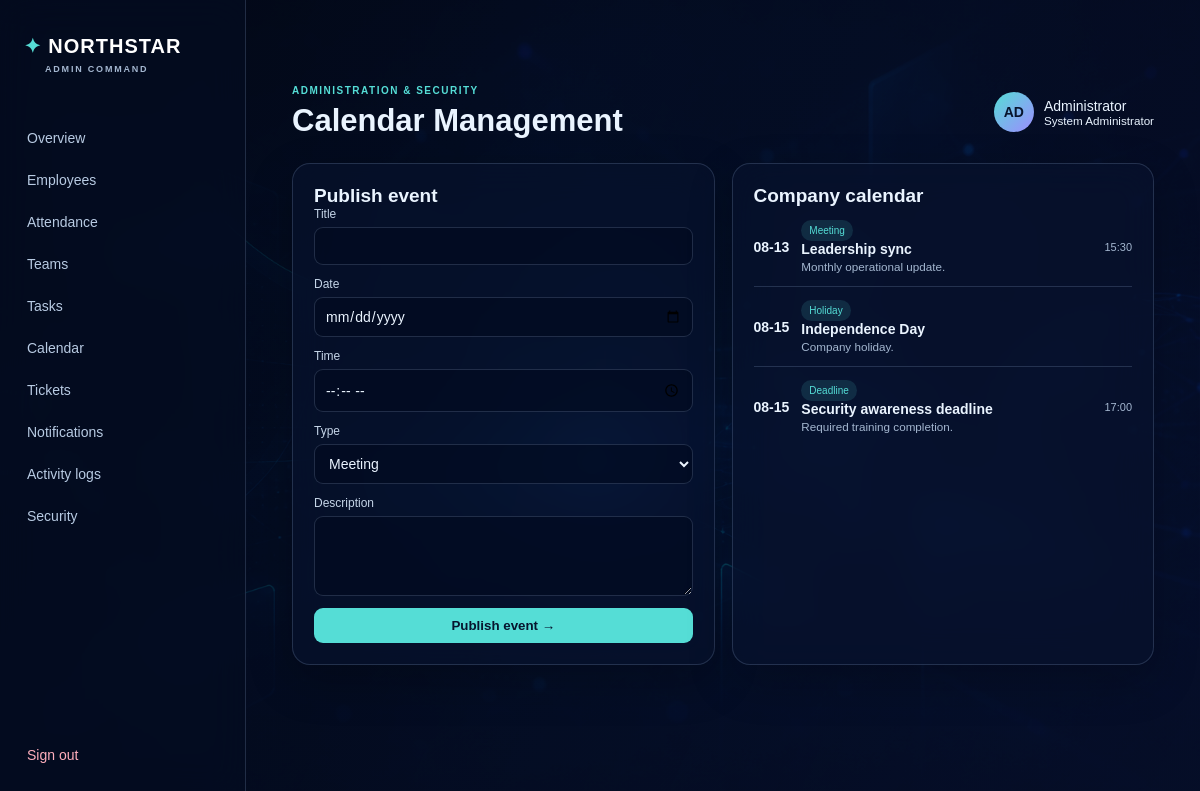
The app's page /calendar (signed in) with its own data.
### tables this page shows
CREATE TABLE calendar_events(id INTEGER PRIMARY KEY,title TEXT,event_date TEXT,event_time TEXT,event_type TEXT,description TEXT);

### admin_pjs/app.py (the view, shortened to what this page needs)
@app.route('/calendar',methods=['GET','POST'])
@admin_required
def calendar():
 return render_template('admin/calendar.html',events=rows('SELECT * FROM calendar_events ORDER BY event_date,event_time'))

### admin_pjs/app.py (called while the page is built)
def db():
 if 'db' not in g: g.db=sqlite3.connect(app.config['DATABASE']);g.db.row_factory=sqlite3.Row
 return g.db

@app.teardown_appcontext
def close(e):
 c=g.pop('db',None)
 if c:c.close()

def admin_required(f):
 @wraps(f)
 def w(*a,**k):
  if not session.get('admin_id'):return redirect(url_for('login'))
  return f(*a,**k)
 return w

def rows(q,p=()):return db().execute(q,p).fetchall()

### security_pjs/api.py (called while the page is built, shortened)
@security_api.before_app_request
def request_limit():
    if request.path.startswith('/api/security'):g.security_api_started=time.perf_counter()
    if request.path.startswith("/api/security") and request.content_length and request.content_length>config.MAX_API_BYTES:return _error("request body too large",413)

@security_api.after_app_request
def audit_api_request(response):
    if not request.path.startswith('/api/security'):return response

### admin_pjs/templates/admin/calendar.html
{% extends 'base.html' %}{% block heading %}Calendar Management{% endblock %}{% block content %}<div class="grid two"><section class="glass"><h2>Publish event</h2><form method="post" class="stack"><label>Title<input name="title" required></label><label>Date<input type="date" name="event_date" required></label><label>Time<input type="time" name="event_time"></label><label>Type<select name="event_type">{% for t in ['Meeting','Team event','Deadline','Holiday','Company event'] %}<option>{{t}}</option>{% endfor %}</select></label><label>Description<textarea name="description"></textarea></label><button>Publish event →</button></form></section><section class="glass"><h2>Company calendar</h2>{% for e in events %}<div class="row"><strong>{{e.event_date[5:]}}</strong><div><span class="badge">{{e.event_type}}</span><b>{{e.title}}</b><small>{{e.description}}</small></div><em>{{e.event_time}}</em></div>{% endfor %}</section></div>{% endblock %}

### admin_pjs/static/css/style.css (style rules this page uses)
:root { --ink:#eaf4ff;--muted:#a4b7d0;--line:rgba(183,212,255,.17);--glass:rgba(8,19,45,.67);--cyan:#55ddd6;--violet:#9d8cff;--red:#ff8298;--amber:#ffc46d }
* { box-sizing:border-box }
body { margin:0;min-height:100vh;color:var(--ink);font:14px Arial,sans-serif;background:#071127 url('../images/background.jpg') center/cover fixed }
body:before { content:'';position:fixed;inset:0;background:linear-gradient(115deg,rgba(2,8,22,.94),rgba(8,18,51,.66));z-index:-1 }
.brand small,.admin small,td small,.row small { display:block }
h1,h2,h3 { margin:0;font-family:Arial,sans-serif }
h2 { font-size:19px }
.glass,dialog { background:var(--glass);border:1px solid var(--line);box-shadow:0 16px 45px rgba(0,0,0,.22);backdrop-filter:blur(18px);border-radius:18px;padding:21px;margin-bottom:19px }
.metrics,.grid,.cards { display:grid;gap:17px }
.two { grid-template-columns:1fr 1fr }
.row { display:flex;align-items:center;gap:12px;padding:13px 0;border-top:1px solid var(--line) }
.row:first-of-type { border-top:0 }
.row b,.row small { display:block }
.row small { color:var(--muted);margin-top:3px }
.row em { margin-left:auto;font-style:normal;color:var(--muted);font-size:11px }
.badge { display:inline-block;padding:5px 8px;border-radius:99px;background:rgba(85,221,214,.13);color:var(--cyan);font-size:10px;white-space:nowrap }
label { display:block;color:#c5d5e8;font-size:12px }
input,select,textarea { display:block;width:100%;margin-top:6px;padding:10px;background:rgba(2,11,31,.63);border:1px solid var(--line);border-radius:9px;color:var(--ink);font:14px Arial }
textarea { min-height:80px;resize:vertical }
.stack { display:grid;gap:12px }
button { border:0;border-radius:9px;padding:10px 14px;color:#07152e;background:var(--cyan);font-weight:bold;cursor:pointer;transition:.2s }

### records on screen
calendar_events: event_date "08-13", event_type "Meeting", title "Leadership sync", description "Monthly operational update.", event_time "15:30"
calendar_events: event_date "08-15", event_type "Holiday", title "Independence Day", description "Company holiday."
calendar_events: event_date "08-15", event_type "Deadline", title "Security awareness deadline", description "Required training completion.", event_time "17:00"

### other values on screen
form field event_type "Meeting"
